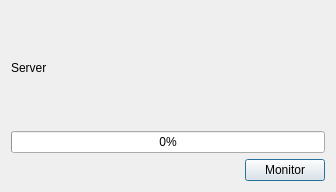
<?xml version="1.0" encoding="UTF-8"?>
<ui version="4.0">
 <class>AadlgServerApp</class>
 <widget class="QDialog" name="AadlgServerApp">
  <property name="geometry">
   <rect>
    <x>0</x>
    <y>0</y>
    <width>336</width>
    <height>192</height>
   </rect>
  </property>
  <property name="windowTitle">
   <string>Dialog</string>
  </property>
  <layout class="QVBoxLayout" name="verticalLayout">
   <item>
    <widget class="QLabel" name="serverStatusLabel">
     <property name="text">
      <string>Server</string>
     </property>
    </widget>
   </item>
   <item>
    <widget class="QProgressBar" name="serverProgressBar">
     <property name="value">
      <number>0</number>
     </property>
    </widget>
   </item>
   <item>
    <layout class="QHBoxLayout" name="horizontalLayout">
     <item>
      <spacer name="horizontalSpacer">
       <property name="orientation">
        <enum>Qt::Horizontal</enum>
       </property>
       <property name="sizeHint" stdset="0">
        <size>
         <width>168</width>
         <height>20</height>
        </size>
       </property>
      </spacer>
     </item>
     <item>
      <widget class="QPushButton" name="startButton">
       <property name="text">
        <string>Monitor</string>
       </property>
      </widget>
     </item>
    </layout>
   </item>
  </layout>
 </widget>
 <resources/>
 <connections/>
</ui>
